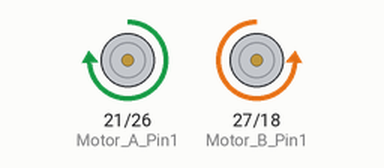
Simulated run of this program. Board: Raspberry Pi (BCM pin numbers). On the bench: motor-driver pin pairs drawn as motors (green arrow = first pin HIGH = forward, orange = second pin HIGH = backward, longer = more drive, scaled by the enable pin). At 8.0 s the program stops and its outputs stay as they are.

Above: at 0.05 s.
At 2.75 s:
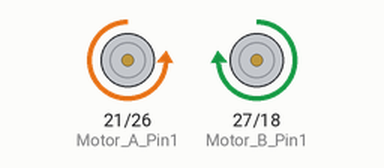
Timing chart, 0 to 3.0 s (numbered marks = the images above):
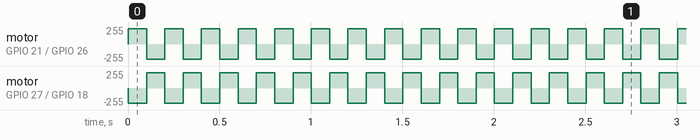

Measured:
- by itself, motor on GPIO 21 (Motor_A_Pin1) / GPIO 26 (Motor_A_Pin2): repeats every 0.20 s: backward 230/255 0.10 s, forward 230/255 0.10 s, until it stays stopped from 8.0 s
- by itself, motor on GPIO 27 (Motor_B_Pin1) / GPIO 18 (Motor_B_Pin2): repeats every 0.20 s: forward 230/255 0.10 s, backward 230/255 0.10 s, until it stays stopped from 8.0 s

The program:

move.py
```python
#!/usr/bin/env python3
# File name   : move.py
# Description : Control Motor
# Product     : GWR
# Website     : www.gewbot.com
# Author      : William
# Date        : 2019/07/24
import time
import RPi.GPIO as GPIO

# motor_EN_A: Pin7  |  motor_EN_B: Pin11
# motor_A:  Pin8,Pin10    |  motor_B: Pin13,Pin12

Motor_A_EN    = 4
Motor_B_EN    = 17

Motor_A_Pin1  = 21 #ліво назад
Motor_A_Pin2  = 26 #ліво вперед
Motor_B_Pin1  = 27 #право вперед
Motor_B_Pin2  = 18 #право назад

Dir_forward   = 0
Dir_backward  = 1

left_forward  = 0
left_backward = 1

right_forward = 0
right_backward= 1

pwm_A = None
pwm_B = None

def motorStop():#Motor stops
	GPIO.output(Motor_A_Pin1, GPIO.LOW)
	GPIO.output(Motor_A_Pin2, GPIO.LOW)
	GPIO.output(Motor_B_Pin1, GPIO.LOW)
	GPIO.output(Motor_B_Pin2, GPIO.LOW)
	GPIO.output(Motor_A_EN, GPIO.LOW)
	GPIO.output(Motor_B_EN, GPIO.LOW)


def setup():#Motor initialization
	global pwm_A, pwm_B
	GPIO.setwarnings(False)
	GPIO.setmode(GPIO.BCM)
	GPIO.setup(Motor_A_EN, GPIO.OUT)
	GPIO.setup(Motor_B_EN, GPIO.OUT)
	GPIO.setup(Motor_A_Pin1, GPIO.OUT)
	GPIO.setup(Motor_A_Pin2, GPIO.OUT)
	GPIO.setup(Motor_B_Pin1, GPIO.OUT)
	GPIO.setup(Motor_B_Pin2, GPIO.OUT)

	motorStop()
	try:
		if pwm_A is None:
			pwm_A = GPIO.PWM(Motor_A_EN, 1000)
		if pwm_B is None:
			pwm_B = GPIO.PWM(Motor_B_EN, 1000)
	except RuntimeError as e:
		print(f"PWM already initialized: {e}")


def motor_left(status, direction, speed):
	global pwm_B
	if status == 0:  # stop
		GPIO.output(Motor_B_Pin1, GPIO.LOW)
		GPIO.output(Motor_B_Pin2, GPIO.LOW)
		GPIO.output(Motor_B_EN, GPIO.LOW)
		try:
			pwm_B.stop()
		except:
			pass
	else:
		if direction == Dir_backward:
			GPIO.output(Motor_B_Pin1, GPIO.HIGH)
			GPIO.output(Motor_B_Pin2, GPIO.LOW)
		elif direction == Dir_forward:
			GPIO.output(Motor_B_Pin1, GPIO.LOW)
			GPIO.output(Motor_B_Pin2, GPIO.HIGH)
		pwm_B.start(speed)
		pwm_B.ChangeDutyCycle(speed)


def motor_right(status, direction, speed):
	global pwm_A
	if status == 0:  # stop
		GPIO.output(Motor_A_Pin1, GPIO.LOW)
		GPIO.output(Motor_A_Pin2, GPIO.LOW)
		GPIO.output(Motor_A_EN, GPIO.LOW)
		try:
			pwm_A.stop()
		except:
			pass
	else:
		if direction == Dir_forward:
			GPIO.output(Motor_A_Pin1, GPIO.HIGH)
			GPIO.output(Motor_A_Pin2, GPIO.LOW)
		elif direction == Dir_backward:
			GPIO.output(Motor_A_Pin1, GPIO.LOW)
			GPIO.output(Motor_A_Pin2, GPIO.HIGH)
		pwm_A.start(speed)
		pwm_A.ChangeDutyCycle(speed)


def move(speed, direction, turn, radius=0.6):   # 0 < radius <= 1
	#speed = 100
	if direction == 'forward':
		if turn == 'right':
			motor_left(0, left_backward, int(speed*radius))
			motor_right(1, right_forward, speed)
		elif turn == 'left':
			motor_left(1, left_forward, speed)
			motor_right(0, right_backward, int(speed*radius))
		else:
			motor_left(1, left_forward, speed)
			motor_right(1, right_forward, speed)
	elif direction == 'backward':
		if turn == 'right':
			motor_left(0, left_forward, int(speed*radius))
			motor_right(1, right_backward, speed)
		elif turn == 'left':
			motor_left(1, left_backward, speed)
			motor_right(0, right_forward, int(speed*radius))
		else:
			motor_left(1, left_backward, speed)
			motor_right(1, right_backward, speed)
	elif direction == 'no':
		if turn == 'right':
			motor_left(1, left_backward, speed)
			motor_right(1, right_forward, speed)
		elif turn == 'left':
			motor_left(1, left_forward, speed)
			motor_right(1, right_backward, speed)
		else:
			motorStop()
	else:
		pass


def destroy():
	motorStop()
	GPIO.cleanup()             # Release resource


if __name__ == '__main__':
	try:
		speed_set = 90
		setup()
		for x in range(40):
			move(speed_set, "forward", "no")
			time.sleep(0.1)
			motorStop()
			move(speed_set, "backward", "no")
			time.sleep(0.1)
			motorStop()

		destroy()
	except KeyboardInterrupt:
		destroy()
```
